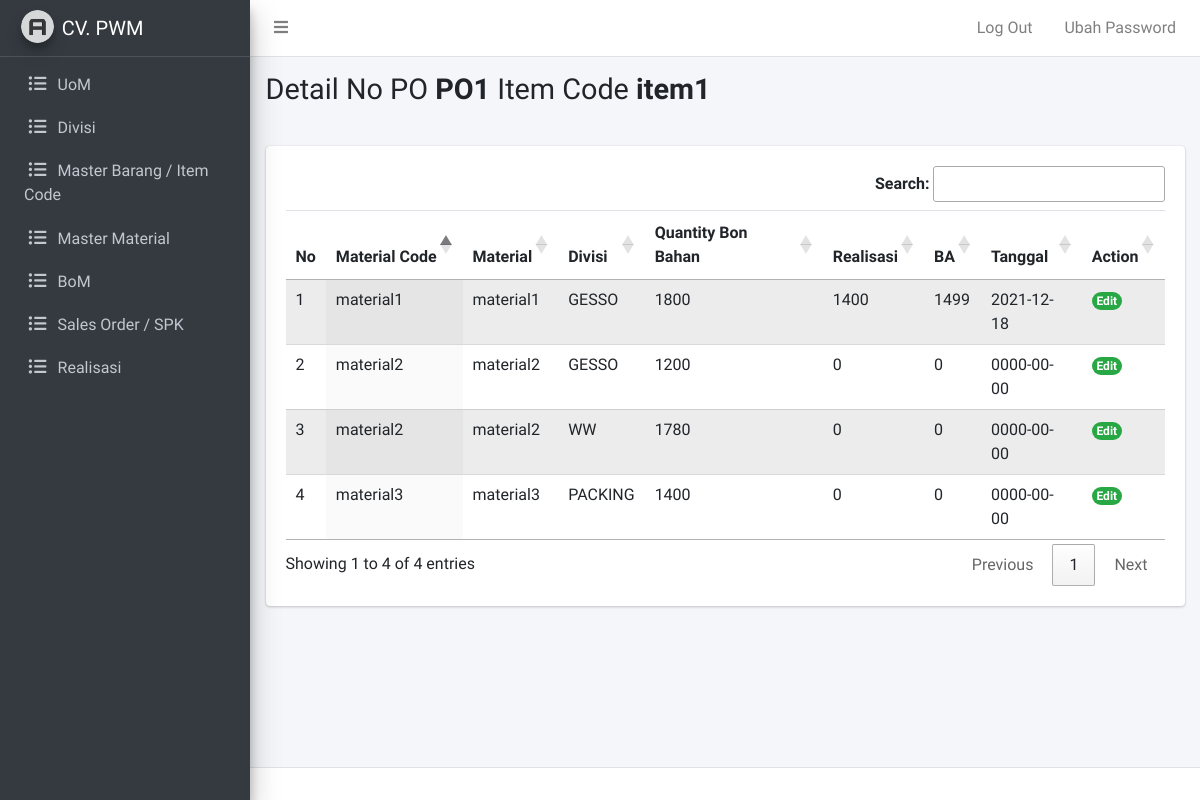
Before: /admin/realisasi-detail.php?nopo=PO1&itemid=item1 (signed in) with the older database file.
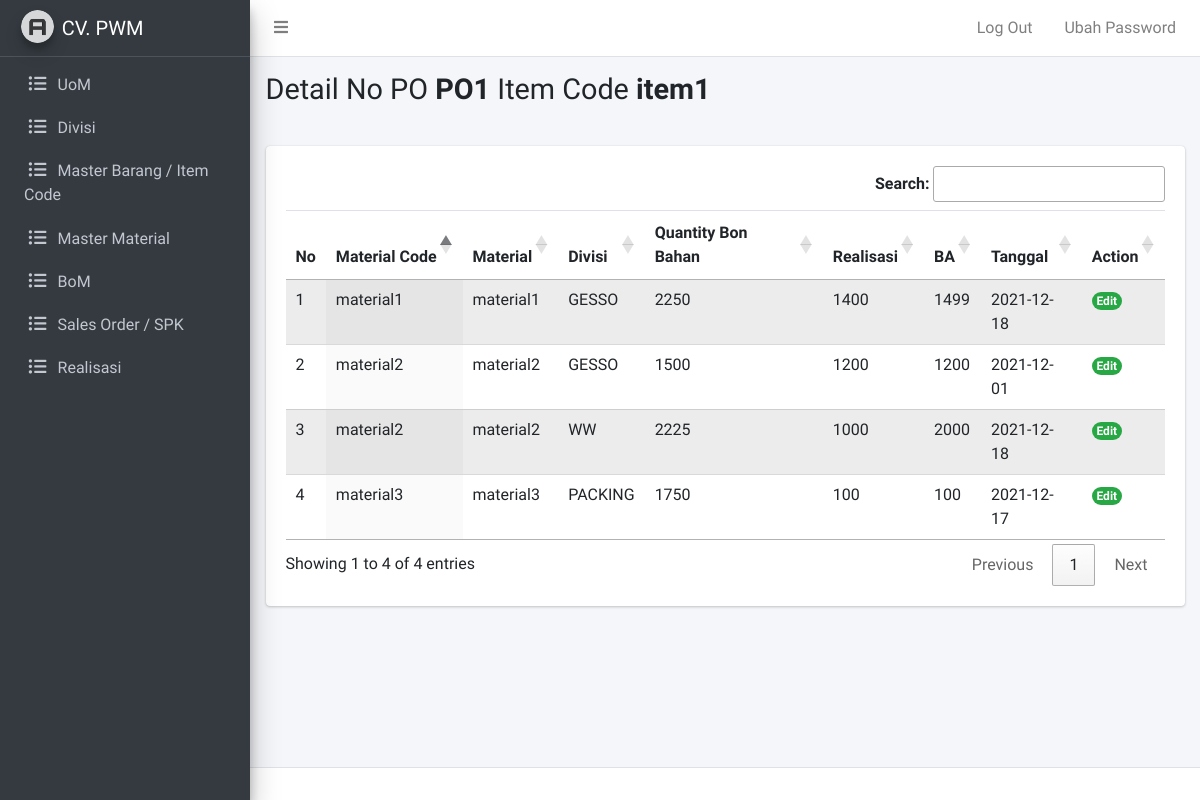
After: the same page with the newer database file.
### tables this page shows
CREATE TABLE `so` (
  `so_id` int(11) NOT NULL,
  `so_no_po` varchar(255) NOT NULL,
  `so_bom_id` int(11) NOT NULL,
  `so_qty_order` float NOT NULL,
  `so_lot_number` varchar(255) NOT NULL,
  `so_realisasi` float NOT NULL,
  `so_ba` float NOT NULL,
  `so_tanggal` date NOT NULL
);

CREATE TABLE `material` (
  `material_id` varchar(255) NOT NULL,
  `material_nama` varchar(255) NOT NULL,
  `material_harga` int(11) NOT NULL,
  `material_uom_id` int(11) DEFAULT NULL
);

CREATE TABLE `divisi` (
  `divisi_id` int(11) NOT NULL,
  `divisi_nama` varchar(255) NOT NULL
);

CREATE TABLE `bom` (
  `bom_id` int(11) NOT NULL,
  `bom_item_id` varchar(255) NOT NULL,
  `bom_material_id` varchar(255) DEFAULT NULL,
  `bom_quantity` float NOT NULL DEFAULT 0,
  `bom_divisi_id` int(11) DEFAULT NULL
);

### admin/realisasi-detail.php (the view, shortened to what this page needs)
<?php
require_once "../koneksi.php";
extract($_GET);
$query = mysqli_query($conn, "SELECT item.item_id, material.material_id, material.material_nama, so.so_id, so.so_no_po, so.so_lot_number, bom.bom_quantity, so.so_realisasi, so.so_tanggal, so.so_ba, so.so_qty_order, uom.uom_nama, divisi.divisi_nama FROM so JOIN bom ON bom.bom_id = so.so_bom_id JOIN item ON item.item_id = bom.bom_item_id JOIN divisi ON divisi.divisi_id = bom.bom_divisi_id JOIN material ON material.material_id = bom.bom_material_id JOIN uom ON uom.uom_id = material.material_uom_id WHERE so.so_no_po = '$nopo' AND item.item_id = '$itemid'");
?>
<?php require_once "template/header.php"; ?>
<?php require_once "template/navbar.php"; ?>
<?php require_once "template/sidebar.php"; ?>
  <div class="content-wrapper">
    <div class="content-header">
      <div class="container-fluid">
        <div class="row mb-2">
          <div class="col-sm-12">
            <h1 class="m-0">Detail No PO <strong><?= $nopo ?></strong> Item Code <strong><?= $itemid ?></strong></h1>
          </div>
        </div>
      </div>
    </div>
    <div class="content">
      <div class="container-fluid">
        <div class="row">
          <div class="col">
            <div class="card table-responsive">
              <div class="card-body">
                <table id="so" class="table table-striped display" style="width:100%">
                  <thead>
                      <tr>
                          <th>No</th>
                          <th>Material Code</th>
                          <th>Material</th>
                          <th>Divisi</th>
                          <th>Quantity Bon Bahan</th>
                          <th>Realisasi</th>
                          <th>BA</th>
                          <th>Tanggal</th>
                          <th>Action</th>
                      </tr>
                  </thead>
                  <tbody>
                    <?php while($so = mysqli_fetch_assoc($query)) : ?>
                      <tr>
                          <td></td>
                          <td><?= $so['material_id']; ?></td>
                          <td><?= $so['material_nama']; ?></td>
                          <td><?= $so['divisi_nama']; ?></td>
                          <td><?= floatval($so['so_qty_order'] * $so['bom_quantity']); ?></td>
                          <td><?= $so['so_realisasi']; ?></td>
                          <td><?= $so['so_ba']; ?></td>
                          <td><?= $so['so_tanggal']; ?></td>
                          <td>
                          <a href="realisasi-detail-edit.php?nopo=<?= $so['so_no_po']; ?>&itemid=<?= $so['item_id']; ?>&materialid=<?= $so['material_id']; ?>&soid=<?= $so['so_id']; ?>"><span class="badge rounded-pill bg-success">Edit</span></a>
                          </td>
                      </tr>
                    <?php endwhile; ?>
                  </tbody>
                </table>
              </div>
            </div>
          </div>
        </div>
      </div>
    </div>
  </div>
<?php require_once "template/footer.php"; ?>

### admin/template/header.php (shortened to what this page needs)
<!DOCTYPE html>
<html lang="en">
<head>
  <link rel="stylesheet" href="asset/plugins/fontawesome-free/css/all.min.css">
  <link rel="stylesheet" href="https://cdn.datatables.net/1.11.3/css/jquery.dataTables.min.css">
  <link rel="stylesheet" href="https://cdn.datatables.net/buttons/2.0.1/css/buttons.dataTables.min.css">
  <link rel="stylesheet" href="asset/dist/css/adminlte.min.css">
</head>
<body class="hold-transition sidebar-mini layout-fixed">
<div class="wrapper">

### admin/template/navbar.php
<nav class="main-header navbar navbar-expand navbar-white navbar-light">
  <ul class="navbar-nav">
    <li class="nav-item">
      <a class="nav-link" data-widget="pushmenu" href="#" role="button"><i class="fas fa-bars"></i></a>
    </li>
  </ul>
  <ul class="navbar-nav ml-auto">
    <li class="nav-item">
      <a class="nav-link" href="../logout.php" role="button">
        <p>Log Out</p>
      </a>
    </li>
    <li class="nav-item">
      <a class="nav-link" href="ubah-password.php" role="button">
        <p>Ubah Password</p>
      </a>
    </li>
  </ul>
</nav>

### admin/template/sidebar.php
<aside class="main-sidebar sidebar-dark-primary elevation-4">
  <a href="#" class="brand-link">
    <img src="asset/dist/img/AdminLTELogo.png" alt="AdminLTE Logo" class="brand-image img-circle elevation-3" style="opacity: .8">
    <span class="brand-text font-weight-light">CV. PWM</span>
  </a>
  <div class="sidebar">
    <nav class="mt-2">
      <ul class="nav nav-pills nav-sidebar flex-column" data-widget="treeview" role="menu" data-accordion="false">
        <li class="nav-item">
          <a href="uom.php" class="nav-link">
            <i class="nav-icon far fas fa-list-ul"></i>
            <p>
              UoM
            </p>
          </a>
        </li>
        <li class="nav-item">
          <a href="divisi.php" class="nav-link">
            <i class="nav-icon far fas fa-list-ul"></i>
            <p>
              Divisi
            </p>
          </a>
        </li>
        <li class="nav-item">
          <a href="item.php" class="nav-link">
            <i class="nav-icon far fas fa-list-ul"></i>
            <p>
              Master Barang / Item Code
            </p>
          </a>
        </li>
        <li class="nav-item">
          <a href="material.php" class="nav-link">
            <i class="nav-icon far fas fa-list-ul"></i>
            <p>
              Master Material
            </p>
          </a>
        </li>
        <li class="nav-item">
          <a href="bom.php" class="nav-link">
            <i class="nav-icon far fas fa-list-ul"></i>
            <p>
              BoM
            </p>
          </a>
        </li>
        <li class="nav-item">
          <a href="so.php" class="nav-link">
            <i class="nav-icon far fas fa-list-ul"></i>
            <p>
              Sales Order / SPK
            </p>
          </a>
        </li>
        <li class="nav-item">
          <a href="realisasi.php" class="nav-link">
            <i class="nav-icon far fas fa-list-ul"></i>
            <p>
              Realisasi
            </p>
          </a>
        </li>
      </ul>
    </nav>
  </div>
</aside>

### admin/template/footer.php (shortened to what this page needs)
<footer class="main-footer">
</footer>
</div>
</body>
</html>

Changed rows visible on the page:
changed so (number 1 of 4 on the later page): $so['so_qty_order']*$so['bom_quantity'] "1200" → "1500"; so_realisasi "0" → "1200"; so_ba "0" → "1200"; so_tanggal "0000-00-00" → "2021-12-01"
changed so "material3": $so['so_qty_order']*$so['bom_quantity'] "1400" → "1750"; so_realisasi "0" → "100"; so_ba "0" → "100"; so_tanggal "0000-00-00" → "2021-12-17"
changed so "material1": $so['so_qty_order']*$so['bom_quantity'] "1800" → "2250"
changed so "WW": $so['so_qty_order']*$so['bom_quantity'] "1780" → "2225"; so_realisasi "0" → "1000"; so_ba "0" → "2000"; so_tanggal "0000-00-00" → "2021-12-18"
